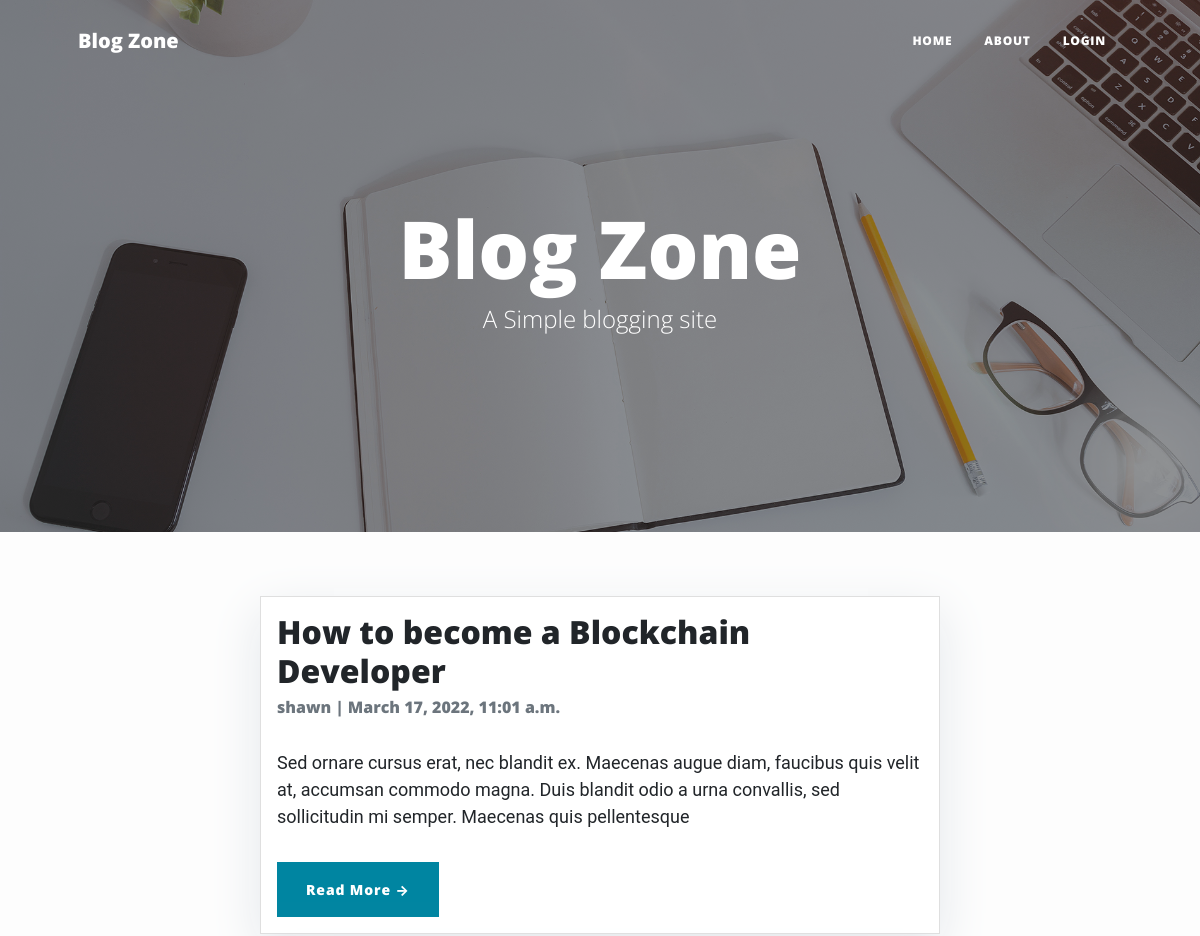
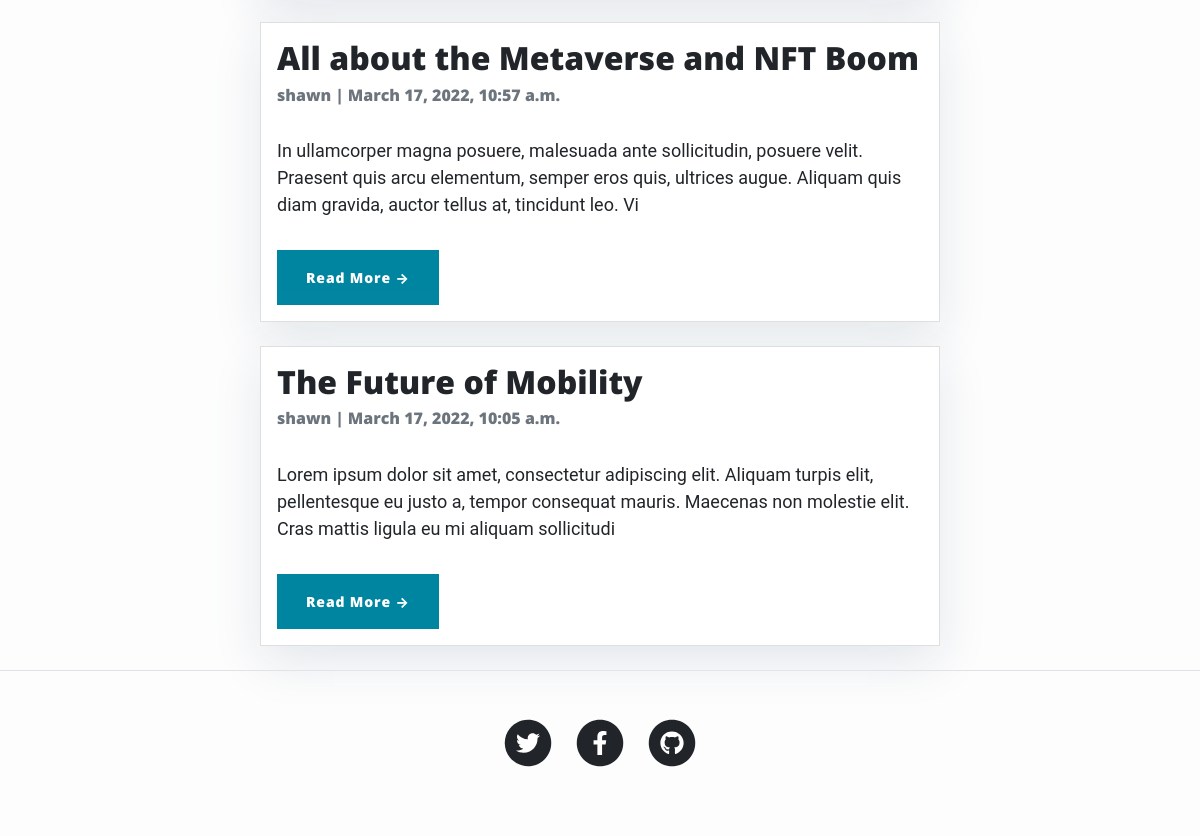
The page / on the database its author committed (2 pictures, top to bottom).
### blog/models.py (models this page shows, shortened)
class Post(models.Model):
    title = models.CharField(max_length=200, unique=True)
    slug = models.SlugField(max_length=200, unique=True)
    author = models.ForeignKey(User, on_delete= models.CASCADE,related_name='blog_posts')
    updated_on = models.DateTimeField(auto_now= True)
    content = models.TextField()
    created_on = models.DateTimeField(auto_now_add=True)
    status = models.IntegerField(choices=STATUS, default=0)
    class Meta:
        ordering = ['-created_on']

### blog/views.py (the view)
# urls.py: path('', views.PostList.as_view(), name='home'),
class PostList(generic.ListView):
    queryset = Post.objects.filter(status=1).order_by('-created_on')
    template_name = 'index.html'

### blog/templates/blog/index.html (shortened to what this page needs)
{% extends "base.html" %}
 {% block content %}
              <div class="container px-4 px-lg-5">
                <div class="row gx-4 gx-lg-5 justify-content-center">
                  <div class="col-md-8 mt-3 left">
                    {% for post in post_list %}
                <div class="card mb-4" >
                  <div class="card-body">
                    <h2 class="card-title">{{ post.title }}</h2>
                    <p class="card-text text-muted h6">{{ post.author }} | {{ post.created_on}} </p>
                    <p class="card-text">{{post.content|slice:":200" }}</p>
                    <a href="{% url 'post_detail' post.slug  %}" class="btn btn-primary">Read More &rarr;</a>
                  </div>
                </div>
                {% endfor %}
            </div>
            </div>
        </div>
{%endblock%}

### blog/templates/blog/base.html (shortened to what this page needs)
<!DOCTYPE html>
{% load static %}
<html lang="en">
    <head>
        <link href="{% static 'blog/css/styles.css' %}" rel="stylesheet" />
    </head>
    <body>
        <nav class="navbar navbar-expand-lg navbar-light" id="mainNav">
            <div class="container px-4 px-lg-5">
                <a class="navbar-brand" href="/">Blog Zone</a>
                <div class="collapse navbar-collapse" id="navbarResponsive">
                    <ul class="navbar-nav ms-auto py-4 py-lg-0">
                        <li class="nav-item"><a class="nav-link px-lg-3 py-3 py-lg-4" href="index.html">Home</a></li>
                        <li class="nav-item"><a class="nav-link px-lg-3 py-3 py-lg-4" href="about.html">About</a></li>
                        <li class="nav-item"><a class="nav-link px-lg-3 py-3 py-lg-4" href="contact.html">Login</a></li>
                    </ul>
                </div>
            </div>
        </nav>
        <header class="masthead" style="background-image: url('{% static 'blog/assets/img/home-bg.jpg' %}')">
            <div class="container position-relative px-4 px-lg-5">
                <div class="row gx-4 gx-lg-5 justify-content-center">
                    <div class="col-md-10 col-lg-8 col-xl-7">
                        <div class="site-heading">
                            <h1>Blog Zone</h1>
                            <span class="subheading">A Simple blogging site</span>
                        </div>
                    </div>
                </div>
            </div>
        </header>
            {% block content %}{% endblock content %}
    <footer class="border-top">
      <div class="container px-4 px-lg-5">
          <div class="row gx-4 gx-lg-5 justify-content-center">
              <div class="col-md-10 col-lg-8 col-xl-7">
                  <ul class="list-inline text-center">
                      <li class="list-inline-item">
                          <a href="#!">
                              <span class="fa-stack fa-lg">
                                  <i class="fas fa-circle fa-stack-2x"></i>
                                  <i class="fab fa-twitter fa-stack-1x fa-inverse"></i>
                              </span>
                          </a>
                      </li>
                      <li class="list-inline-item">
                          <a href="#!">
                              <span class="fa-stack fa-lg">
                                  <i class="fas fa-circle fa-stack-2x"></i>
                                  <i class="fab fa-facebook-f fa-stack-1x fa-inverse"></i>
                              </span>
                          </a>
                      </li>
                      <li class="list-inline-item">
                          <a href="#!">
                              <span class="fa-stack fa-lg">
                                  <i class="fas fa-circle fa-stack-2x"></i>
                                  <i class="fab fa-github fa-stack-1x fa-inverse"></i>
                              </span>
                          </a>
                      </li>
                  </ul>
              </div>
          </div>
      </div>
  </footer>
</body>
</html>

### blog/templates/blog/index.html (style rules this page uses)
body { font-family: "Roboto", sans-serif; font-size: 18px; background-color: #fdfdfd; }
.card { box-shadow: 0 16px 48px #E3E7EB; }

### rows shown on the page
Post: title "How to become a Blockchain Developer", author "shawn", created_on "March 17, 2022, 11:01 a.m.", content "Sed ornare cursus erat, nec blandit ex. Maecenas augue diam, faucibus quis velit at, accumsan commodo magna. Duis blandit odio a urna convallis, sed sollicitudin mi semper. Maecenas quis pellentesque"
Post: title "All about the Metaverse and NFT Boom", author "shawn", created_on "March 17, 2022, 10:57 a.m.", content "In ullamcorper magna posuere, malesuada ante sollicitudin, posuere velit. Praesent quis arcu elementum, semper eros quis, ultrices augue. Aliquam quis diam gravida, auctor tellus at, tincidunt leo. Vi"
Post: title "The Future of Mobility", author "shawn", created_on "March 17, 2022, 10:05 a.m.", content "Lorem ipsum dolor sit amet, consectetur adipiscing elit. Aliquam turpis elit, pellentesque eu justo a, tempor consequat mauris. Maecenas non molestie elit. Cras mattis ligula eu mi aliquam sollicitudi"
